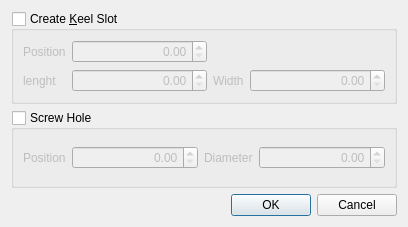
<?xml version="1.0" encoding="UTF-8"?>
<ui version="4.0">
 <class>QKeelOptions</class>
 <widget class="QDialog" name="QKeelOptions">
  <property name="geometry">
   <rect>
    <x>0</x>
    <y>0</y>
    <width>408</width>
    <height>227</height>
   </rect>
  </property>
  <property name="windowTitle">
   <string>Dialog</string>
  </property>
  <layout class="QVBoxLayout" name="verticalLayout">
   <item>
    <widget class="QGroupBox" name="GB_KeelSlot">
     <property name="title">
      <string>Create &amp;Keel Slot</string>
     </property>
     <property name="checkable">
      <bool>true</bool>
     </property>
     <property name="checked">
      <bool>false</bool>
     </property>
     <layout class="QGridLayout" name="gridLayout">
      <item row="1" column="3">
       <widget class="QDoubleSpinBox" name="SP_SlotWidth">
        <property name="alignment">
         <set>Qt::AlignRight|Qt::AlignTrailing|Qt::AlignVCenter</set>
        </property>
       </widget>
      </item>
      <item row="0" column="0">
       <widget class="QLabel" name="L_KeelPos">
        <property name="sizePolicy">
         <sizepolicy hsizetype="Fixed" vsizetype="Preferred">
          <horstretch>0</horstretch>
          <verstretch>0</verstretch>
         </sizepolicy>
        </property>
        <property name="text">
         <string>Position</string>
        </property>
       </widget>
      </item>
      <item row="0" column="1">
       <widget class="QDoubleSpinBox" name="SP_SlotPos">
        <property name="alignment">
         <set>Qt::AlignRight|Qt::AlignTrailing|Qt::AlignVCenter</set>
        </property>
       </widget>
      </item>
      <item row="1" column="2">
       <widget class="QLabel" name="L_KeelWidth">
        <property name="sizePolicy">
         <sizepolicy hsizetype="Fixed" vsizetype="Preferred">
          <horstretch>0</horstretch>
          <verstretch>0</verstretch>
         </sizepolicy>
        </property>
        <property name="text">
         <string>Width</string>
        </property>
       </widget>
      </item>
      <item row="1" column="1">
       <widget class="QDoubleSpinBox" name="SP_SlotLenght">
        <property name="alignment">
         <set>Qt::AlignRight|Qt::AlignTrailing|Qt::AlignVCenter</set>
        </property>
       </widget>
      </item>
      <item row="1" column="0">
       <widget class="QLabel" name="L_KeekLenght">
        <property name="sizePolicy">
         <sizepolicy hsizetype="Fixed" vsizetype="Preferred">
          <horstretch>0</horstretch>
          <verstretch>0</verstretch>
         </sizepolicy>
        </property>
        <property name="text">
         <string>lenght</string>
        </property>
       </widget>
      </item>
     </layout>
    </widget>
   </item>
   <item>
    <widget class="QGroupBox" name="GB_ScrewHole">
     <property name="title">
      <string>Screw Hole</string>
     </property>
     <property name="checkable">
      <bool>true</bool>
     </property>
     <property name="checked">
      <bool>false</bool>
     </property>
     <layout class="QGridLayout" name="gridLayout_2">
      <item row="0" column="0">
       <widget class="QLabel" name="L_HolePos">
        <property name="sizePolicy">
         <sizepolicy hsizetype="Fixed" vsizetype="Preferred">
          <horstretch>0</horstretch>
          <verstretch>0</verstretch>
         </sizepolicy>
        </property>
        <property name="text">
         <string>Position</string>
        </property>
       </widget>
      </item>
      <item row="0" column="1">
       <widget class="QDoubleSpinBox" name="SP_ScrewHolePos">
        <property name="alignment">
         <set>Qt::AlignRight|Qt::AlignTrailing|Qt::AlignVCenter</set>
        </property>
       </widget>
      </item>
      <item row="0" column="2">
       <widget class="QLabel" name="L_HoleDiam">
        <property name="sizePolicy">
         <sizepolicy hsizetype="Fixed" vsizetype="Preferred">
          <horstretch>0</horstretch>
          <verstretch>0</verstretch>
         </sizepolicy>
        </property>
        <property name="text">
         <string>Diameter</string>
        </property>
       </widget>
      </item>
      <item row="0" column="3">
       <widget class="QDoubleSpinBox" name="SP_ScrewHoleDiam">
        <property name="alignment">
         <set>Qt::AlignRight|Qt::AlignTrailing|Qt::AlignVCenter</set>
        </property>
       </widget>
      </item>
     </layout>
    </widget>
   </item>
   <item>
    <widget class="QDialogButtonBox" name="BB_Buttons">
     <property name="orientation">
      <enum>Qt::Horizontal</enum>
     </property>
     <property name="standardButtons">
      <set>QDialogButtonBox::Cancel|QDialogButtonBox::Ok</set>
     </property>
    </widget>
   </item>
  </layout>
 </widget>
 <resources/>
 <connections>
  <connection>
   <sender>BB_Buttons</sender>
   <signal>accepted()</signal>
   <receiver>QKeelOptions</receiver>
   <slot>accept()</slot>
   <hints>
    <hint type="sourcelabel">
     <x>227</x>
     <y>241</y>
    </hint>
    <hint type="destinationlabel">
     <x>157</x>
     <y>260</y>
    </hint>
   </hints>
  </connection>
  <connection>
   <sender>BB_Buttons</sender>
   <signal>rejected()</signal>
   <receiver>QKeelOptions</receiver>
   <slot>reject()</slot>
   <hints>
    <hint type="sourcelabel">
     <x>288</x>
     <y>247</y>
    </hint>
    <hint type="destinationlabel">
     <x>286</x>
     <y>260</y>
    </hint>
   </hints>
  </connection>
 </connections>
</ui>
